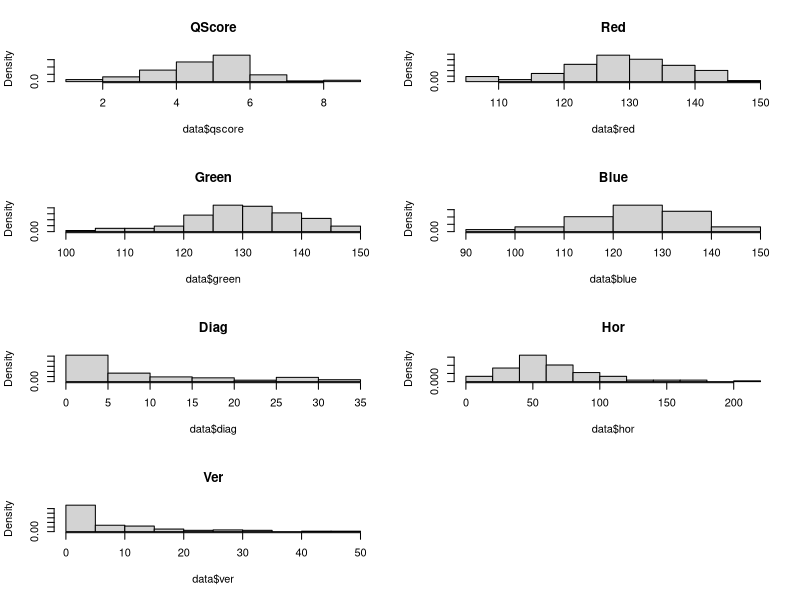
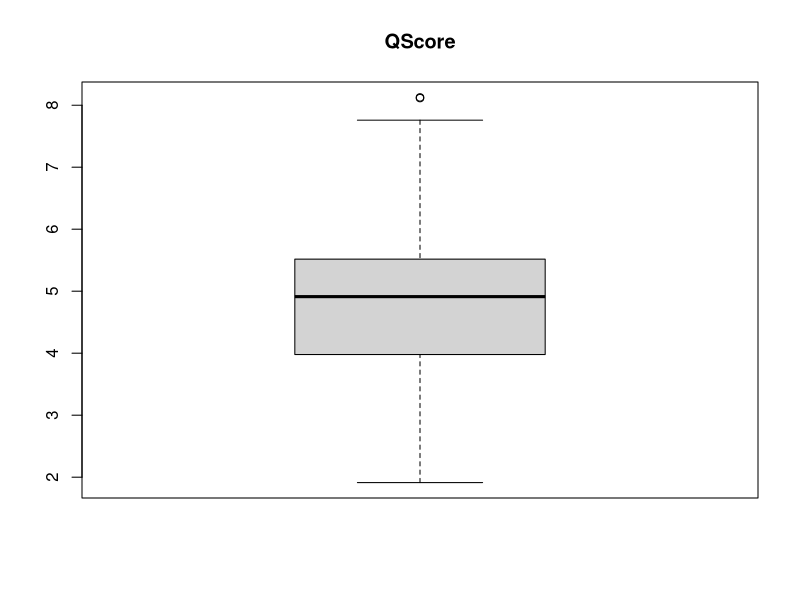
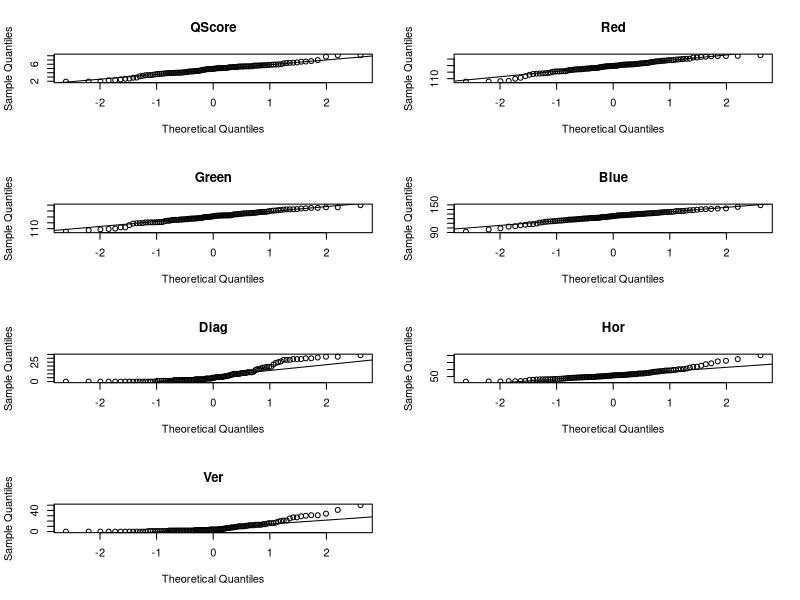
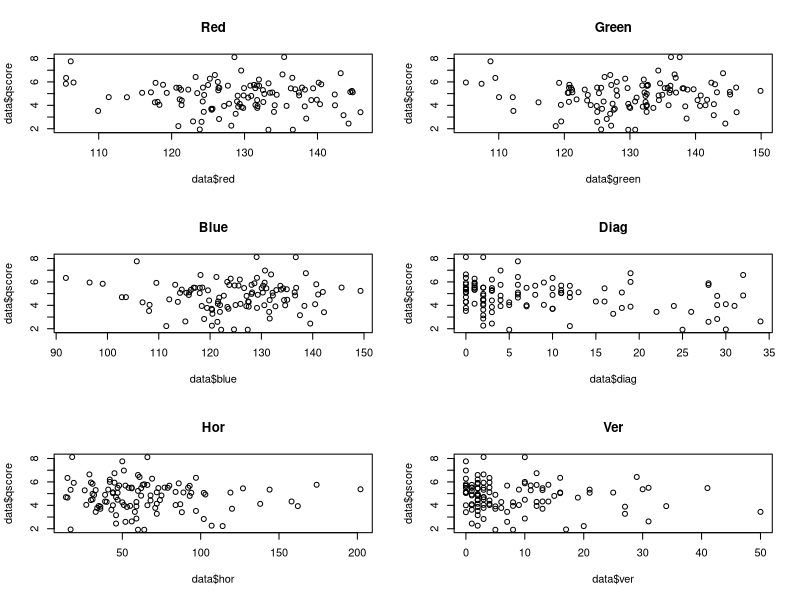
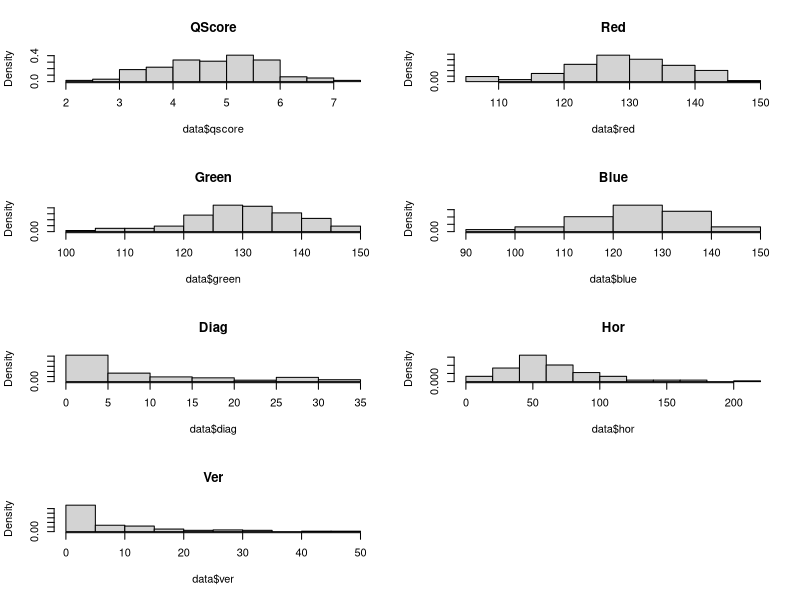
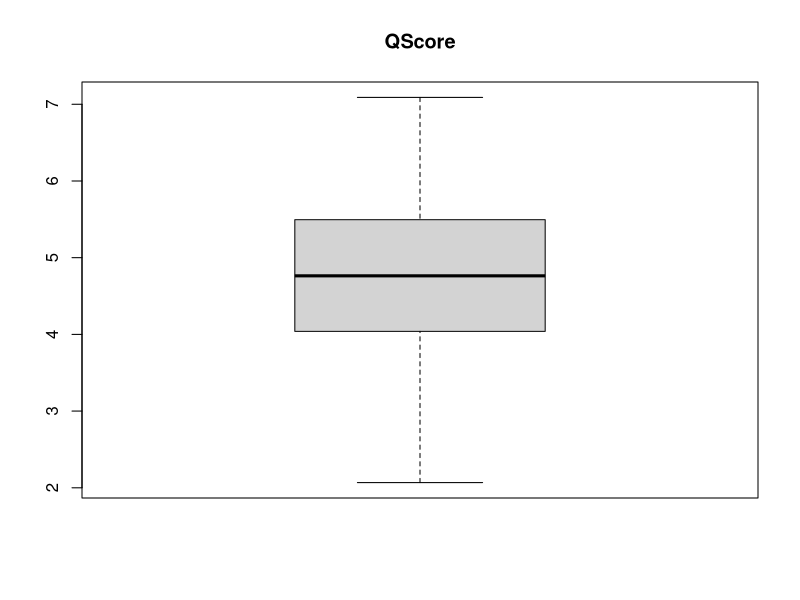
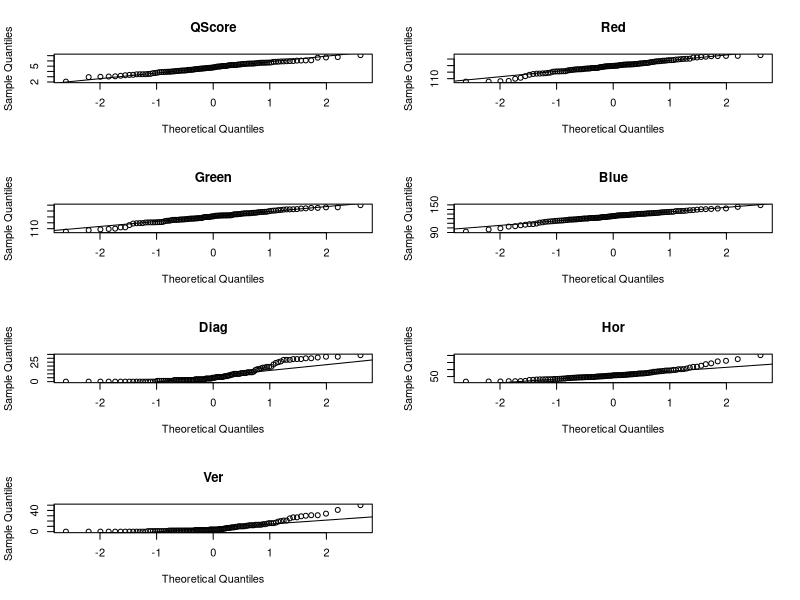
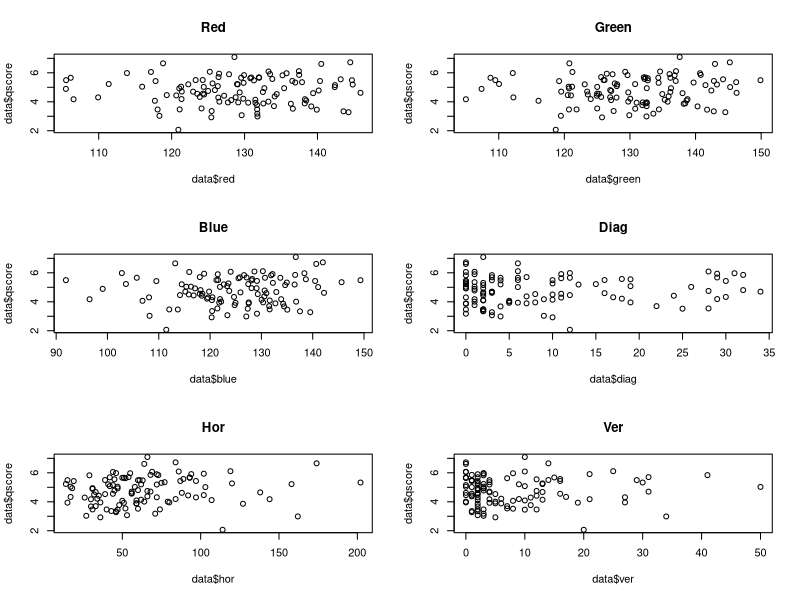

These figures' R source, in order:
#!/bin/Rscript
# Analyses QScore versus color and amount of lines using Spearman and Kendall

#Agradavel
data = read.table("rgbQScoreAgrad.dat", header=TRUE)

print("Agradável")
#Spearman, analise do rho  > 0,90 a 1,0 indica correlação muito forte; +- 0,70 a +- 0,90 indica correlação forte; +- 0,50 a +- 0,70 moderada
print("Spearman red")
cor.test(data$qscore, data$red, method="spearman")
print("Spearman green")
cor.test(data$qscore, data$green, method="spearman")
print("Spearman blue")
cor.test(data$qscore, data$blue, method="spearman")
print("Spearman diag")
cor.test(data$qscore, data$diag, method="spearman")
print("Spearman hor")
cor.test(data$qscore, data$hor, method="spearman")
print("Spearman ver")
cor.test(data$qscore, data$ver, method="spearman")

print("Kendall red")
cor.test(data$qscore, data$red, method="kendall")
print("Kendall green")
cor.test(data$qscore, data$green, method="kendall")
print("Kendall blue")
cor.test(data$qscore, data$blue, method="kendall")
print("Kendall diag")
cor.test(data$qscore, data$diag, method="kendall")
print("Kendall hor")
cor.test(data$qscore, data$hor, method="kendall")
print("Kendall ver")
cor.test(data$qscore, data$ver, method="kendall")

pdf(file="histAgrad.pdf", paper="special")
par(mfrow = c(4,2))
hist(data$qscore, prob=TRUE, main="QScore")
hist(data$red, prob=TRUE, main="Red")
hist(data$green, prob=TRUE, main="Green")
hist(data$blue, prob=TRUE, main="Blue")
hist(data$diag, prob=TRUE, main="Diag")
hist(data$hor, prob=TRUE, main="Hor")
hist(data$ver, prob=TRUE, main="Ver")

pdf(file="boxAgrad.pdf", paper="special")
#par(mfrow = c(4,2))
boxplot(data$qscore, prob=TRUE, main="QScore")
#boxplot(data$red, prob=TRUE, main="Red")
#boxplot(data$green, prob=TRUE, main="Green")
#boxplot(data$blue, prob=TRUE, main="Blue")
#boxplot(data$diag, prob=TRUE, main="Diag")
#boxplot(data$hor, prob=TRUE, main="Hor")
#boxplot(data$ver, prob=TRUE, main="Ver")

pdf(file="qqplotsAgrad.pdf", paper="special")
par(mfrow = c(4,2))
qqnorm(data$qscore, main="QScore");qqline(data$qscore)
qqnorm(data$red, main="Red");qqline(data$red)
qqnorm(data$green, main="Green");qqline(data$green)
qqnorm(data$blue, main="Blue");qqline(data$blue)
qqnorm(data$diag, main="Diag");qqline(data$diag)
qqnorm(data$hor, main="Hor");qqline(data$hor)
qqnorm(data$ver, main="Ver");qqline(data$ver)

pdf(file="plotsAgrad.pdf", paper="special")
par(mfrow = c(3,2))
plot(data$red, data$qscore, main="Red")
plot(data$green, data$qscore, main="Green")
plot(data$blue, data$qscore, main="Blue")
plot(data$diag, data$qscore, main="Diag")
plot(data$hor, data$qscore, main="Hor")
plot(data$ver, data$qscore, main="Ver")



#Segurança
data = read.table("rgbQScoreSeg.dat", header=TRUE)

print("Segurança")
#Spearman, analise do rho  > 0,90 a 1,0 indica correlação muito forte; +- 0,70 a +- 0,90 indica correlação forte; +- 0,50 a +- 0,70 moderada
print("Spearman red")
cor.test(data$qscore, data$red, method="spearman")
print("Spearman green")
cor.test(data$qscore, data$green, method="spearman")
print("Spearman blue")
cor.test(data$qscore, data$blue, method="spearman")
print("Spearman diag")
cor.test(data$qscore, data$diag, method="spearman")
print("Spearman hor")
cor.test(data$qscore, data$hor, method="spearman")
print("Spearman ver")
cor.test(data$qscore, data$ver, method="spearman")

print("Kendall red")
cor.test(data$qscore, data$red, method="kendall")
print("Kendall green")
cor.test(data$qscore, data$green, method="kendall")
print("Kendall blue")
cor.test(data$qscore, data$blue, method="kendall")
print("Kendall diag")
cor.test(data$qscore, data$diag, method="kendall")
print("Kendall hor")
cor.test(data$qscore, data$hor, method="kendall")
print("Kendall ver")
cor.test(data$qscore, data$ver, method="kendall")

pdf(file="histSeg.pdf", paper="special")
par(mfrow = c(4,2))
hist(data$qscore, prob=TRUE, main="QScore")
hist(data$red, prob=TRUE, main="Red")
hist(data$green, prob=TRUE, main="Green")
hist(data$blue, prob=TRUE, main="Blue")
hist(data$diag, prob=TRUE, main="Diag")
hist(data$hor, prob=TRUE, main="Hor")
hist(data$ver, prob=TRUE, main="Ver")

pdf(file="boxSeg.pdf", paper="special")
#par(mfrow = c(4,2))
boxplot(data$qscore, prob=TRUE, main="QScore")
#boxplot(data$red, prob=TRUE, main="Red")
#boxplot(data$green, prob=TRUE, main="Green")
#boxplot(data$blue, prob=TRUE, main="Blue")
#boxplot(data$diag, prob=TRUE, main="Diag")
#boxplot(data$hor, prob=TRUE, main="Hor")
#boxplot(data$ver, prob=TRUE, main="Ver")

pdf(file="qqplotsSeg.pdf", paper="special")
par(mfrow = c(4,2))
qqnorm(data$qscore, main="QScore");qqline(data$qscore)
qqnorm(data$red, main="Red");qqline(data$red)
qqnorm(data$green, main="Green");qqline(data$green)
qqnorm(data$blue, main="Blue");qqline(data$blue)
qqnorm(data$diag, main="Diag");qqline(data$diag)
qqnorm(data$hor, main="Hor");qqline(data$hor)
qqnorm(data$ver, main="Ver");qqline(data$ver)

pdf(file="plotsSeg.pdf", paper="special")
par(mfrow = c(3,2))
plot(data$red, data$qscore, main="Red")
plot(data$green, data$qscore, main="Green")
plot(data$blue, data$qscore, main="Blue")
plot(data$diag, data$qscore, main="Diag")
plot(data$hor, data$qscore, main="Hor")
plot(data$ver, data$qscore, main="Ver")
